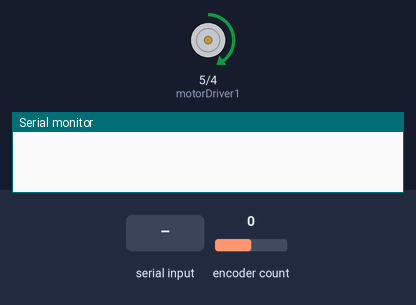
Bench run of a sketch on a simulated Arduino Uno, built with avr-gcc and run on an emulated ATmega328P. Shown: motor-driver pin pairs drawn as motors (green arrow = first pin HIGH = forward, orange = second pin HIGH = backward, longer = more drive, scaled by the enable pin), the last lines printed to the serial monitor. Inputs (shaded band) come from the test bench; at power-on: encoder count 0.

Above: at 1.2 s.
1.3 s: "DCSpeed." received over Serial
At 3.5 s:
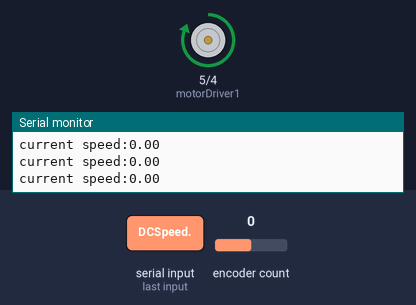
4.0 s: "DCPos." received over Serial
At 5.2 s:
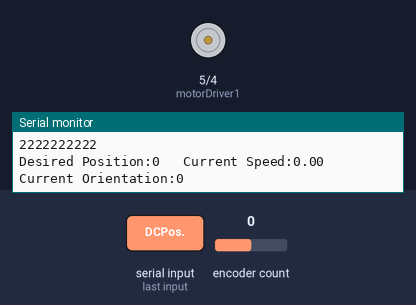
6.7 s: encoder count set to 4
At 7.8 s:
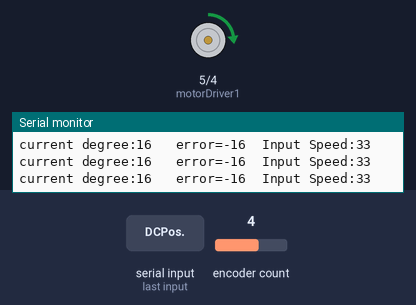
8.3 s: encoder count set to 3
At 8.8 s:
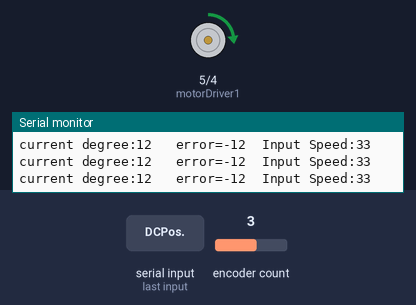
11.3 s: "90,45." received over Serial
14.3 s: encoder count set to 2
At 14.9 s:
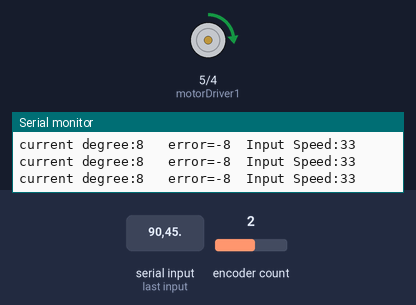
Timing chart, 0 to 17.3 s (numbered marks = the images above; inputs shaded):
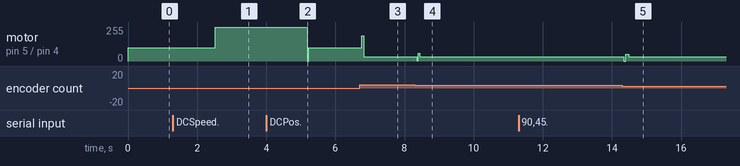

Measured:
- after the input at 1.3 s, motor on pin 5 (motorDriver1) / pin 4 (motorDriver2): forward 100/255 → forward 255/255 after 1.2 s
- after the input at 4.0 s, motor on pin 5 (motorDriver1) / pin 4 (motorDriver2): forward 255/255 → forward 100/255 after 1.2 s
- after the input at 6.7 s, motor on pin 5 (motorDriver1) / pin 4 (motorDriver2): forward 100/255 → forward 33/255 after 0.07 s
- after the input at 8.3 s, motor on pin 5 (motorDriver1) / pin 4 (motorDriver2): forward 33/255 → forward 1/255 after 0.05 s, → forward 60/255 0.05 s later, → forward 33/255 0.05 s later
- after the input at 14.3 s, motor on pin 5 (motorDriver1) / pin 4 (motorDriver2): forward 33/255 → forward 49/255 after 0.05 s, → forward 33/255 0.14 s later

The sketch:

llyu.ino
```cpp
#include "Encoder.h"
#include "Time.h"
#include "string.h"
//#include "PID_v1.h"
int flag_CONTROL_SPEED=0, flag_CONTROL_POS=0;

Encoder motorEncoder(2, 3);

int pwmPin = 6;
int motorDriver1 = 5;
int motorDriver2 = 4;
int motorEncoderA = 3;
int motorEncoderB = 2;

int time_interval, current_time, last_call_time;
long desiredPosition, lastPosition = -999, currentPosition;

double desiredSpeed, inputSpeed, currentSpeed;
double Kp = 0.1;
double Ki = 0.03;
double Kd = 0.8;
float pidTerm = 0;                                                            // PID correction
int error_s = 0, intError_s = 0, error_p = 0, intError_p = 0;
static int last_error_s = 0, last_error_p = 0;

//PID speedPID(&inputSpeed, &currentSpeed, &desiredSpeed, 500, 100, 500, DIRECT); // input, output, desired_output

int debounce()
{
  current_time = millis(); // retrieve current time
  time_interval = current_time - last_call_time;
  if (time_interval>200) // if 5ms passed after the last interrupt
  {                                    // take current interrupt as valid
    last_call_time = current_time;
    return 1;
  }
  else
  {
    last_call_time = current_time;
    return 0;
  }
}

int PID_speed(int inputSpeed, int targetValue, int currentValue)
{
  error_s = abs(targetValue) - abs(currentValue);
  pidTerm = (Kp * error_s) + (Ki * last_error_s) + (Kd * (error_s - last_error_s));
  last_error_s = error_s;
  return constrain(inputSpeed + int(pidTerm), 0, 255);
}

int PID_pos(int inputSpeed, int targetValue, int currentValue)
{
  error_p = (targetValue - currentValue);
  Serial.print("error=");
  Serial.print(error_p);
  Serial.print("  ");
  intError_p = intError_p + error_p;
  pidTerm = 0.1*((30 * error_p) +(0.01 * intError_p) + (180 * (error_p - last_error_p)));
  last_error_p = error_p;

  return constrain(inputSpeed + int(pidTerm), -255, 255);
}

void setDutyCycle(int dutyCycle)
{
  analogWrite(pwmPin, dutyCycle);
}

void setDirection(int dir)
{
  if (dir>0)
  {
    digitalWrite(motorDriver1, HIGH);
    digitalWrite(motorDriver2, LOW);
  }
  else
  {
    digitalWrite(motorDriver1, LOW);
    digitalWrite(motorDriver2, HIGH);
  }
}

//void setNewSpeedAndReport_openloop()
//{
//  char string[21];
//  int length = 20;
//  int newSpeed;
//  Serial.readBytesUntil('\n', string, length);
//  sscanf(string, "%lf", &newSpeed);
//
//  setDutyCycle(newSpeed);
//
//  double dutyCycle = (double)newSpeed/256;
//
//  Serial.print("Current Duty Cycle:");
//  Serial.print(dutyCycle);
//  Serial.print('\n');
//}

void setNewSpeed_closeloop(char* string)
{
  int temp;
  sscanf(string, "%d", &temp);
  desiredSpeed = (double)temp;
  Serial.print("DESIREDSPEED CHANGED!!!!!!");
  Serial.print(desiredSpeed);
  Serial.print('\n');
  Serial.print(string);
  Serial.print('\n');
  //state = CONTROL_SPEED;
}
void printCurrentStatus()
{
  long pos = getCurrentOrientation();
  double s = getCurrentSpeed();
  Serial.print("Current Speed:");
  Serial.print(s);
  Serial.print("  ");
  Serial.print("Current Orientation:");
  Serial.print(pos);
  Serial.print('\n');
}

long getCurrentOrientation()
{
  long motorPosition;
  motorPosition = motorEncoder.read(); // get current orientation
  return motorPosition;
}

double getCurrentSpeed()
{
  unsigned long time1, time2;
  long pos1, pos2;
  int flag=1;
  time1 = micros();
  pos1 = getCurrentOrientation();
  while (flag)
  {
    pos2 = getCurrentOrientation();
    delay(0.2);
    //Serial.print("WHy");
    if(pos2>pos1+5)
    {
      time2 = micros();
      //      Serial.print(time1);
      //      Serial.print("   ");
      //      Serial.print(time2);
      flag=0;
    }
    if(micros()-time1>100000) return 0;
  }
  return 5000000/(double)(2*(time2-time1));
}

void rotateXDegree(int degree)
{
  long motorPositionStart, motorPositionEnd = 0;
  motorPositionStart = motorEncoder.read();
  int flag = 1;
  time_t timeStart, timeEnd;
  timeStart = second();
  while(flag==1)
  {
    motorPositionEnd = motorEncoder.read();
    if ((motorPositionEnd - motorPositionStart)>(double)(degree-5)*2)
    {
      analogWrite(pwmPin, 0);
      flag = 0;
    }
    timeEnd = second();
    if (timeEnd-timeStart > 5) return;

    Serial.print(timeEnd);
    Serial.print("   ");
    printCurrentStatus();
  }
}

void setup()
{
  // setup
  pinMode(pwmPin, OUTPUT);
  pinMode(motorDriver1, OUTPUT);
  pinMode(motorDriver2, OUTPUT);

  int motorInitDutyCycle = 100;
  analogWrite(pwmPin, motorInitDutyCycle);

  pinMode(motorEncoderA, INPUT);
  pinMode(motorEncoderB, INPUT);

  Serial.begin(9600);

  // initialization
  digitalWrite(motorDriver1, HIGH);
  digitalWrite(motorDriver2, LOW);

  //turn the PID on
  desiredSpeed = 200;
  inputSpeed = 120;
}

void loop()
{
  if (flag_CONTROL_SPEED==1)
  {
    delay(10);
    Serial.print("current speed:");
    currentSpeed = getCurrentSpeed();
    Serial.print(currentSpeed);

    inputSpeed = PID_speed(inputSpeed, desiredSpeed, currentSpeed);
    Serial.print('\n');

    setDutyCycle(inputSpeed);
    setDirection(1);
  }

  if (flag_CONTROL_POS==1)
  {
    delay(10);
    currentPosition = getCurrentOrientation();
    Serial.print("current degree:");
    Serial.print(currentPosition);
    //Serial.print((currentPosition/2)%360);
    Serial.print("   ");

    inputSpeed = PID_pos(inputSpeed, desiredPosition, currentPosition);

    int adjInputSpeed;
    if(abs(inputSpeed)<50) adjInputSpeed = 50;
    else adjInputSpeed = abs(inputSpeed);

    int adjInputSpeed2 = 0;
    adjInputSpeed2 = PID_speed(adjInputSpeed2, adjInputSpeed, currentSpeed);

    Serial.print("Input Speed:");
    Serial.print(adjInputSpeed2);

    setDutyCycle(abs(adjInputSpeed2));
    if(adjInputSpeed2>0) setDirection(1);
    else setDirection(0);
    Serial.print('\n');
  }

  if(Serial.available())
  {
    char commandClass[20], commandContent[20];
    for(int i=0;i<20;i++)
    {
      commandClass[i] = NULL;
      commandContent[i] = NULL;
    }
    int length = 20;
    int temp;
    Serial.readBytesUntil('.', commandClass, length);
    Serial.readBytesUntil('\n', commandContent, length);
    Serial.print(commandClass);
    Serial.print('\n');
    Serial.print(commandContent);
    if(!strncmp(commandClass, "DCSpeed", 7))
    {
      Serial.print("1111111\n");
      flag_CONTROL_SPEED=1;
      flag_CONTROL_POS=0;
      setNewSpeed_closeloop(commandContent);
      intError_s = 0;
      error_s=0;
      last_error_s=0;
    }
    if(!strncmp(commandClass, "DCPos", 5))
    {
      Serial.print("2222222222\n");
      flag_CONTROL_POS=1;
      flag_CONTROL_SPEED=0;
      sscanf(commandContent, "%d", &desiredPosition);
      currentPosition = getCurrentOrientation();
      desiredPosition = (currentPosition/720)*720+desiredPosition;
      Serial.print("Desired Position:");
      Serial.print(desiredPosition);
      Serial.print("   ");
      inputSpeed = 0;
      intError_p = 0;
      error_p=0;
      last_error_p=0;
    }
    //setNewSpeedAndReport_openloop();

    printCurrentStatus();
    //rotateXDegree(720);
  }
}
```
